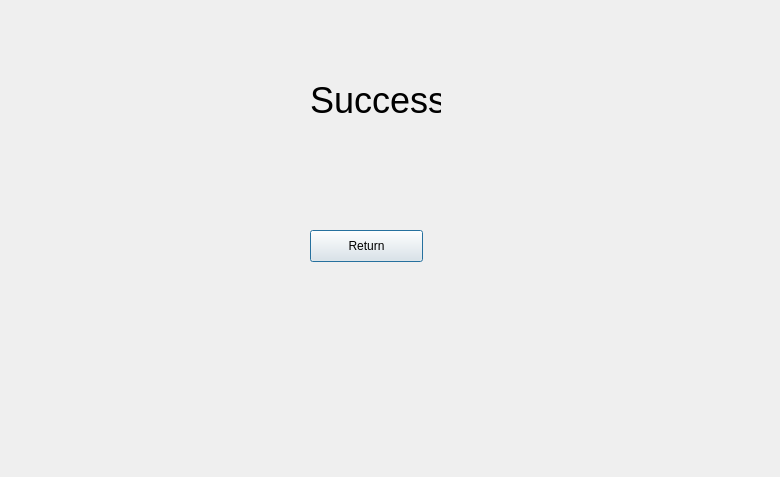
<?xml version="1.0" encoding="UTF-8"?>
<ui version="4.0">
 <class>customer_reservation_form_complete</class>
 <widget class="QDialog" name="customer_reservation_form_complete">
  <property name="geometry">
   <rect>
    <x>0</x>
    <y>0</y>
    <width>780</width>
    <height>477</height>
   </rect>
  </property>
  <property name="windowTitle">
   <string>Dialog</string>
  </property>
  <widget class="QLabel" name="label">
   <property name="geometry">
    <rect>
     <x>310</x>
     <y>60</y>
     <width>131</width>
     <height>81</height>
    </rect>
   </property>
   <property name="font">
    <font>
     <pointsize>27</pointsize>
    </font>
   </property>
   <property name="text">
    <string>Success!</string>
   </property>
  </widget>
  <widget class="QPushButton" name="pushButton">
   <property name="geometry">
    <rect>
     <x>310</x>
     <y>230</y>
     <width>113</width>
     <height>32</height>
    </rect>
   </property>
   <property name="text">
    <string>Return</string>
   </property>
  </widget>
 </widget>
 <resources/>
 <connections>
  <connection>
   <sender>pushButton</sender>
   <signal>clicked()</signal>
   <receiver>customer_reservation_form_complete</receiver>
   <slot>close()</slot>
   <hints>
    <hint type="sourcelabel">
     <x>378</x>
     <y>248</y>
    </hint>
    <hint type="destinationlabel">
     <x>377</x>
     <y>348</y>
    </hint>
   </hints>
  </connection>
 </connections>
</ui>
